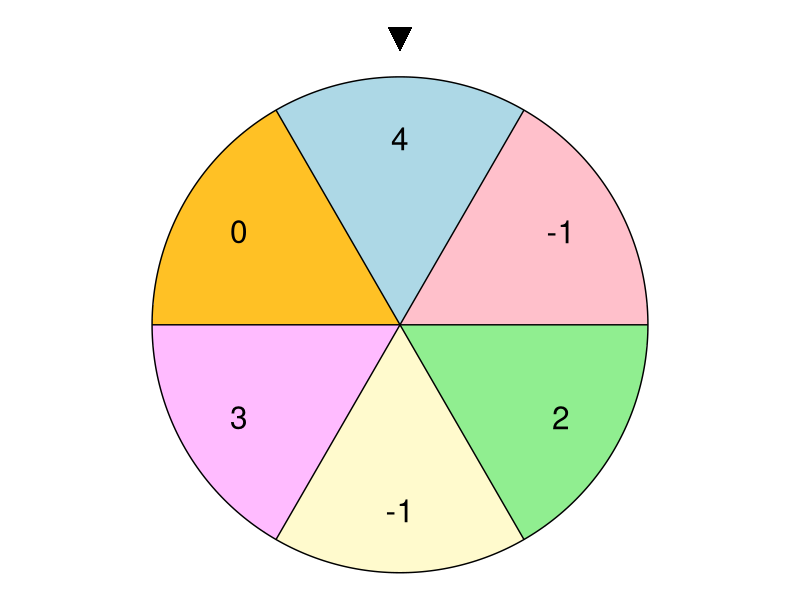
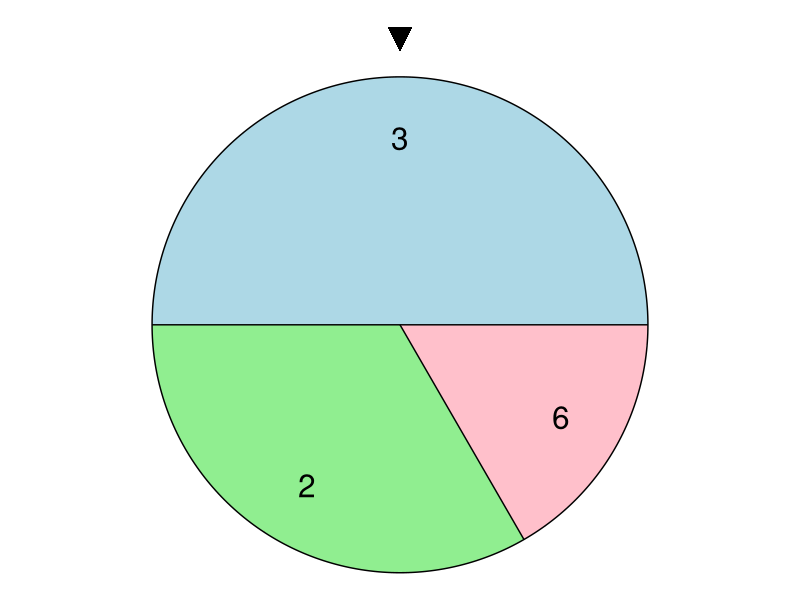

R code for these plots, in order:
## ---- chunk 1
templ<-function(o, g="", e=""){

if (g=="") {label=paste0(o, " -- szablon w Excelu: ", xfun::embed_file(paste0('files/',e), text=e))}

else if (e=="") {label=paste0(o, " -- [arkusz Google](<", g, ">)")}

else {
label=paste0(o, " -- [arkusz Google](<", g, ">)\n\n", o, " -- szablon w Excelu: ", xfun::embed_file(paste0('files/',e), text=e))
}


return (label)
  }
## ---- chunk 2
options(OutDec=",")
df<-data.frame(x=0:2, px=c(.25, .5, .25))
colnames(df)<-c("$x$", "$p(x)$")
knitr::kable(df, align = "cc")
## ---- chunk 3
library(ggplot2)
library(ggforce)
sz<-8

x1<-seq(-.5, .5, 1/100)
polygon1<-data.frame(x=c(0, x1, 0), 
                     y=c(0, sqrt(1-x1^2), 0))

x2<-seq(.5, 1, 1/100)
polygon2<-data.frame(x=c(0, x2, 0), 
                     y=c(0, sqrt(1-x2^2), 0))

x3<-seq(1, .5, -1/100)
polygon3<-data.frame(x=c(0, x3, 0), 
                     y=c(0, -sqrt(1-x3^2), 0))

x4<-seq(.5, -.5, -1/100)
polygon4<-data.frame(x=c(0, x4, 0), 
                     y=c(0, -sqrt(1-x4^2), 0))


x5<-seq(-.5, -1, -1/100)
polygon5<-data.frame(x=c(0, x5, 0), 
                     y=c(0, -sqrt(1-x5^2), 0))

x6<-seq(-1, -.5, 1/100)
polygon6<-data.frame(x=c(0, x6, 0), 
                     y=c(0, sqrt(1-x6^2), 0))


ggplot()+ theme_void() + 
  geom_polygon(data = polygon1, aes(x = x, y = y), fill = "light blue") +
  geom_polygon(data = polygon2, aes(x = x, y = y), fill = "pink") +
  geom_polygon(data = polygon3, aes(x = x, y = y), fill = "light green") +
  geom_polygon(data = polygon4, aes(x = x, y = y), fill = "lemonchiffon") +
  geom_polygon(data = polygon5, aes(x = x, y = y), fill = "plum1") +
  geom_polygon(data = polygon6, aes(x = x, y = y), fill = "goldenrod1") +
  geom_polygon(aes(x = c(0,-.1/2,.1/2,0), y = c(1.1, 1.2, 1.2, 1.1)), fill = "black") +
  geom_circle(aes(x0 = 0, y0 = 0, r = 1)) +
  geom_line(aes(c(-1,1), c(0,0))) +
  geom_line(aes(c(-.5,.5), c(-sqrt(3)/2,sqrt(3)/2))) +
  geom_line(aes(c(-.5,.5), c(sqrt(3)/2,-sqrt(3)/2))) +
  annotate("text", x = 0, y = .75, size=sz, label="4") +
  annotate("text", x = cos(pi/6)*.75, y = sin(pi/6)*.75, size=sz, label="-1") +
  annotate("text", x = cos(pi/6)*.75, y = sin(-pi/6)*.75, size=sz, label="2") +
  annotate("text", x = 0, y = sin(-pi/2)*.75, size=sz, label="-1") +
  annotate("text", x = -cos(pi/6)*.75, y = sin(-pi/6)*.75, size=sz, label="3") +
  annotate("text", x = -cos(pi/6)*.75, y = sin(pi/6)*.75, size=sz, label="0") +
  coord_fixed()
## ---- chunk 4
library(ggplot2)
library(ggforce)


x1<-seq(-1, 1, 1/200)
polygon1<-data.frame(x=c(0, x1, 0), 
                     y=c(0, sqrt(1-x1^2), 0))

x2<-seq(1, .5, -1/100)
polygon2<-data.frame(x=c(0, x2, 0), 
                     y=c(0, -sqrt(1-x2^2), 0))

x3<-seq(.5, -1, -1/200)
polygon3<-data.frame(x=c(0, x3, 0), 
                     y=c(0, -sqrt(1-x3^2), 0))



ggplot()+ theme_void() + 
  geom_polygon(data = polygon1, aes(x = x, y = y), fill = "light blue") +
  geom_polygon(data = polygon2, aes(x = x, y = y), fill = "pink") +
  geom_polygon(data = polygon3, aes(x = x, y = y), fill = "light green") +
  geom_polygon(aes(x = c(0,-.1/2,.1/2,0), y = c(1.1, 1.2, 1.2, 1.1)), fill = "black") +
  geom_circle(aes(x0 = 0, y0 = 0, r = 1)) +
  geom_line(aes(c(-1,1), c(0,0))) +
  geom_line(aes(c(0,.5), c(0,-sqrt(3)/2))) +
  annotate("text", x = 0, y = .75, size=sz, label="3") +
  annotate("text", x = cos(pi/6)*.75, y = sin(-pi/6)*.75, size=sz, label="6") +
  annotate("text", x = -cos(pi/3)*.75, y = sin(-pi/3)*.75, size=sz, label="2") +
  coord_fixed()
